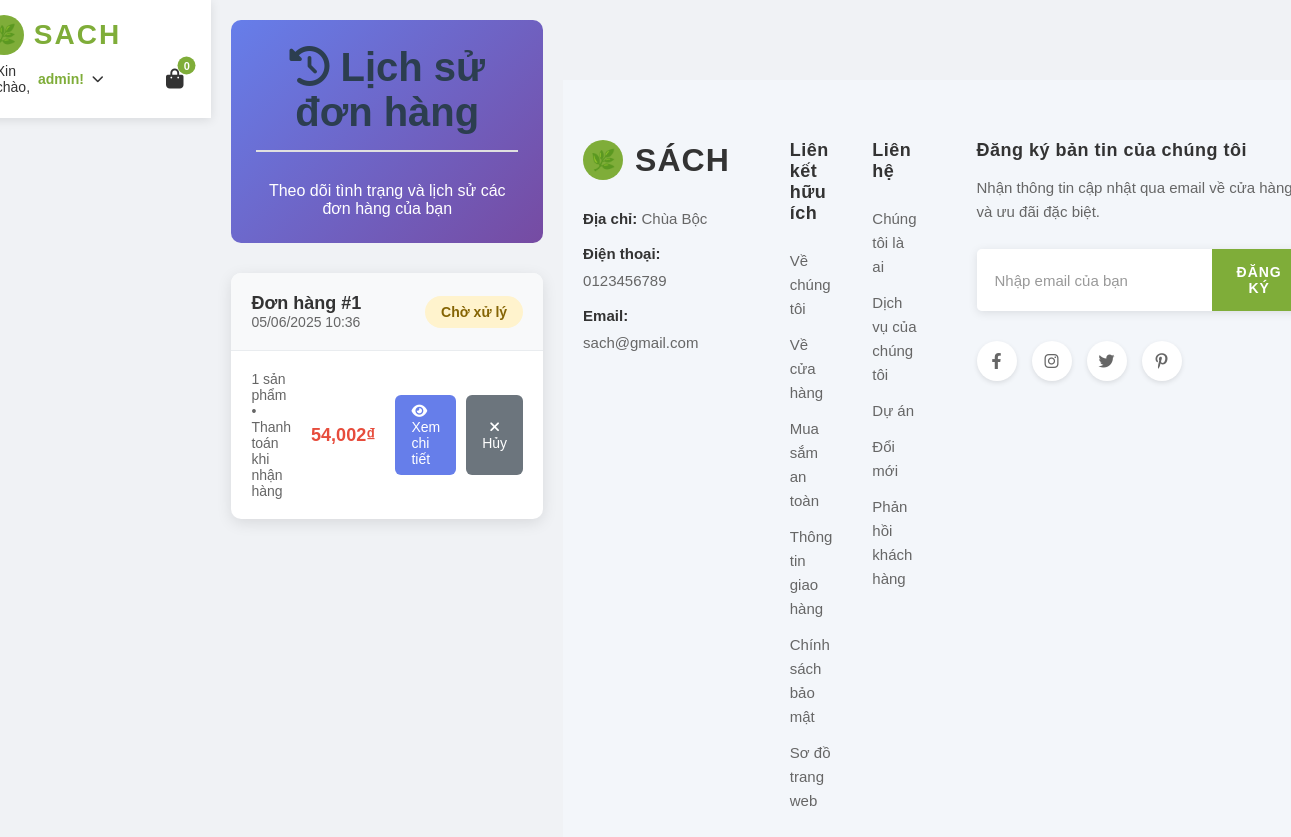
The page /orders/ (signed in) on the database as committed earlier.
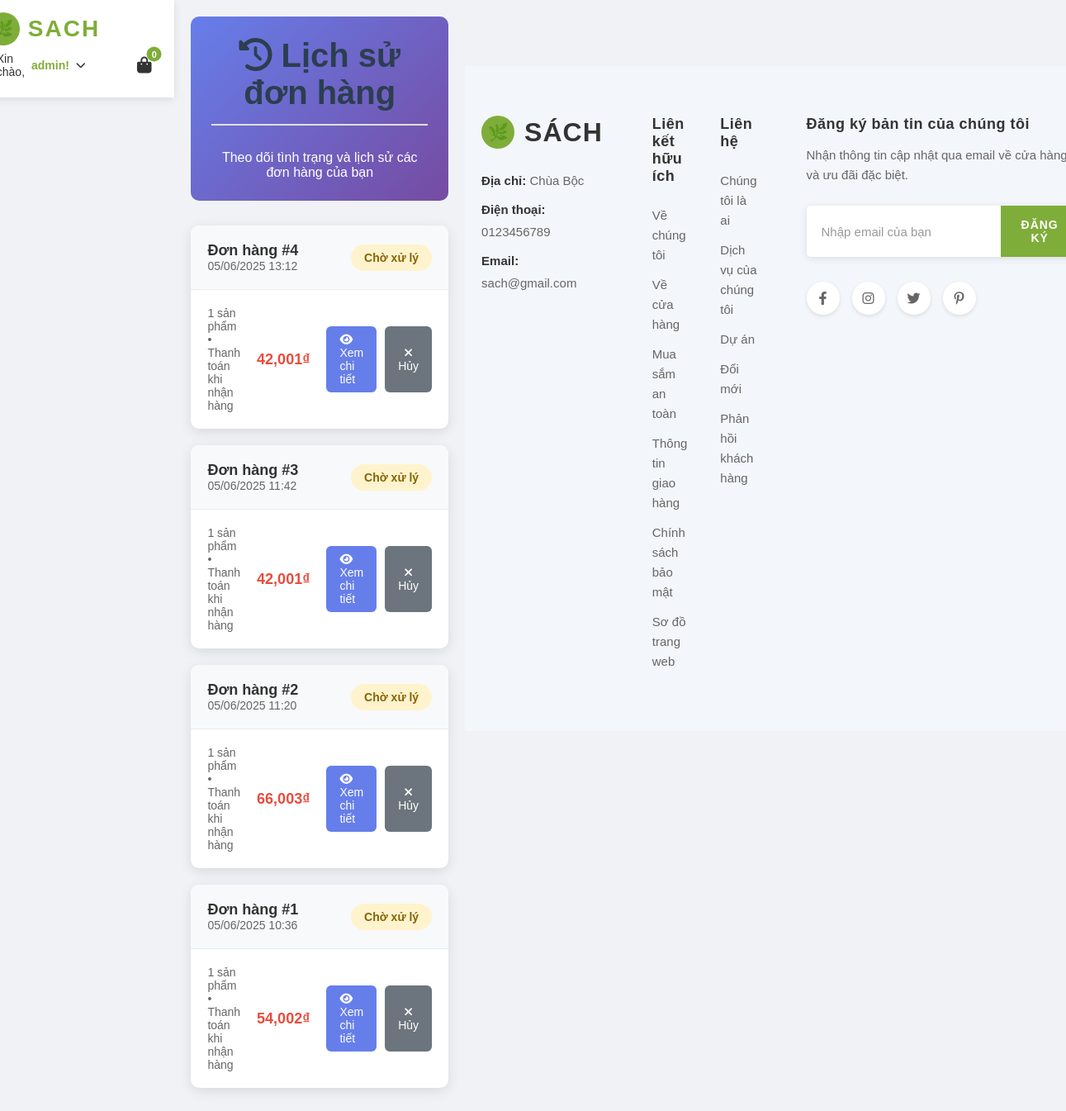
The same page on the database as committed later.
### apps/orders/models.py (models this page shows, shortened)
class Order(models.Model):
    STATUS_CHOICES = [
        ('pending', 'Chờ xử lý'),
        ('processing', 'Đang xử lý'),
        ('shipped', 'Đã giao hàng'),
        ('delivered', 'Đã nhận hàng'),
        ('cancelled', 'Đã hủy'),
    ]
    PAYMENT_CHOICES = [
        ('cod', 'Thanh toán khi nhận hàng'),
    ]
    user = models.ForeignKey(User, on_delete=models.CASCADE, null=True, blank=True, verbose_name="Khách hàng")
    full_name = models.CharField(max_length=100, verbose_name="Họ và tên")
    email = models.EmailField(verbose_name="Email")
    phone = models.CharField(max_length=20, verbose_name="Số điện thoại")
    address = models.TextField(verbose_name="Địa chỉ")
    city = models.CharField(max_length=100, verbose_name="Tỉnh/Thành phố")
    district = models.CharField(max_length=100, verbose_name="Quận/Huyện")
    ward = models.CharField(max_length=100, verbose_name="Phường/Xã")
    total_amount = models.DecimalField(max_digits=10, decimal_places=3, verbose_name="Tổng tiền")
    shipping_fee = models.DecimalField(max_digits=10, decimal_places=3, default=0, verbose_name="Phí vận chuyển")
    status = models.CharField(max_length=20, choices=STATUS_CHOICES, default='pending', verbose_name="Trạng thái")
    payment_method = models.CharField(max_length=20, choices=PAYMENT_CHOICES, default='cod', verbose_name="Phương thức thanh toán")
    notes = models.TextField(blank=True, null=True, verbose_name="Ghi chú")
    created_at = models.DateTimeField(auto_now_add=True, verbose_name="Ngày tạo")
    updated_at = models.DateTimeField(auto_now=True, verbose_name="Ngày cập nhật")
    class Meta:
        verbose_name = "Đơn hàng"
        verbose_name_plural = "Đơn hàng"
        ordering = ['-created_at']
    def get_total_with_shipping(self):
        return self.total_amount + self.shipping_fee

### apps/orders/views.py (the view, shortened to what this page needs)
# urls.py: path('', views.order_list_view, name='list'),                # /orders/ - Lịch sử đơn hàng
def order_list_view(request):
    if request.user.is_authenticated:
        orders = Order.objects.filter(user=request.user)
        return render(request, 'orders/order_list.html', {'orders': orders})

### apps/cart/context_processors.py (called while the page is built)
def cart_context(request):
    cart = request.session.get('cart', {})
    cart_count = sum(cart.values())
    return {
        'cart_count': cart_count,
        'cart_items_exist': cart_count > 0
    }

### apps/orders/templates/orders/order_list.html (shortened to what this page needs)
{% extends 'base.html' %}
{% load static %}
{% block content %}
<div class="orders-container">
    <div class="orders-header">
        <h1><i class="fas fa-history"></i> Lịch sử đơn hàng</h1>
        <p>Theo dõi tình trạng và lịch sử các đơn hàng của bạn</p>
    </div>
    {% if orders %}
        {% for order in orders %}
        <div class="order-card">
            <div class="order-card-header">
                <div class="order-info">
                    <div>
                        <div class="order-id">Đơn hàng #{{ order.id }}</div>
                        <div class="order-date">{{ order.created_at|date:"d/m/Y H:i" }}</div>
                    </div>
                </div>
                <div class="order-status status-{{ order.status }}">
                    {{ order.get_status_display }}
                </div>
            </div>
            <div class="order-card-body">
                <div class="order-summary">
                    <div class="order-items-preview">
                        {% with order.items.count as item_count %}
                            {{ item_count }} sản phẩm
                        {% endwith %}
                        • {{ order.get_payment_method_display }}
                    </div>
                    <div class="order-total">
                                                 {{ order.get_total_with_shipping|floatformat:3 }}₫
                    </div>
                    <div class="order-actions">
                        <a href="{% url 'orders:detail' order.id %}" class="btn btn-primary">
                            <i class="fas fa-eye"></i> Xem chi tiết
                        </a>
                        {% if order.status == 'pending' %}
                        <button class="btn btn-secondary">
                            <i class="fas fa-times"></i> Hủy
                        </button>
                        {% endif %}
                    </div>
                </div>
            </div>
        </div>
        {% endfor %}
    {% endif %}
</div>
{% endblock %}

### templates/base.html (shortened to what this page needs)
<!DOCTYPE html>
<html lang="vi">
<head>
    <link rel="stylesheet" href="../apps/books/static/books/style.css">
    <link rel="stylesheet" href="https://cdnjs.cloudflare.com/ajax/libs/font-awesome/6.0.0/css/all.min.css">
</head>
<body>
    {% include 'components/header.html' %}
    <main>
        {% block content %}{% endblock %}
    </main>
    {% include 'components/footer.html' %}
</body>
</html>

### templates/components/header.html (shortened to what this page needs)
{% load static %}
<link rel="stylesheet" href="{% static 'css/header.css' %}">
    <header class="header">
        <div class="header-container">
            <a href="{% url 'books:list' %}" class="logo">
                <div class="logo-icon"></div>
                <span class="logo-text">SACH</span>
            </a>
            <div class="header-right">
                <div class="user-auth">
                    {% if user.is_authenticated %}
                        <div class="user-dropdown">
                            <span class="user-greeting" onclick="toggleDropdown()">
                                Xin chào, <strong>{{ user.first_name|default:user.username }}!</strong>
                                <i class="fas fa-chevron-down dropdown-arrow"></i>
                            </span>
                        </div>
                    {% endif %}
                </div>
                <a href="{% url 'cart:detail' %}" class="icon-btn cart-link">
                    <i class="fa fa-shopping-bag"></i>
                    <span class="badge cart-count-badge">{{ cart_count|default:0 }}</span>
                </a>
            </div>
        </div>
    </header>

### templates/components/footer.html
{% load static %}
<link rel="stylesheet" href="{% static 'css/footer.css' %}">
<footer class="footer">
    <div class="footer-container">
        <div class="footer-content">
            <div class="footer-section logo-section">
                <div class="footer-logo">
                    <div class="logo-icon"></div>
                    <span class="logo-text">SÁCH</span>
                </div>
                <div class="contact-info">
                    <p><strong>Địa chỉ:</strong> Chùa Bộc</p>
                    <p><strong>Điện thoại:</strong> 0123456789</p>
                    <p><strong>Email:</strong> sach@gmail.com</p>
                </div>
            </div>
            <div class="footer-section links-section">
                <h3>Liên kết hữu ích</h3>
                <ul class="footer-links">
                    <li><a href="#">Về chúng tôi</a></li>
                    <li><a href="#">Về cửa hàng</a></li>
                    <li><a href="#">Mua sắm an toàn</a></li>
                    <li><a href="#">Thông tin giao hàng</a></li>
                    <li><a href="#">Chính sách bảo mật</a></li>
                    <li><a href="#">Sơ đồ trang web</a></li>
                </ul>
            </div>
            <div class="footer-section links-section">
                <h3>Liên hệ</h3>
                <ul class="footer-links ">
                    <li><a href="#">Chúng tôi là ai</a></li>
                    <li><a href="#">Dịch vụ của chúng tôi</a></li>
                    <li><a href="#">Dự án</a></li>
                    <li><a href="#">Đổi mới</a></li>
                    <li><a href="#">Phản hồi khách hàng</a></li>
                </ul>
            </div>
            <div class="footer-section newsletter-section">
                <h3>Đăng ký bản tin của chúng tôi</h3>
                <p>Nhận thông tin cập nhật qua email về cửa hàng và ưu đãi đặc biệt.</p>
                <div class="newsletter-form">
                    <input type="email" placeholder="Nhập email của bạn" class="email-input">
                    <button type="submit" class="subscribe-btn">ĐĂNG KÝ</button>
                </div>
                <div class="social-icons">
                    <a href="#" class="social-icon"><i class="fab fa-facebook-f"></i></a>
                    <a href="#" class="social-icon"><i class="fab fa-instagram"></i></a>
                    <a href="#" class="social-icon"><i class="fab fa-twitter"></i></a>
                    <a href="#" class="social-icon"><i class="fab fa-pinterest-p"></i></a>
                </div>
            </div>
        </div>
    </div>
</footer>

### apps/books/static/books/style.css (style rules this page uses)
body { font-family: 'Segoe UI', Tahoma, Geneva, Verdana, sans-serif; background-color: #f0f2f5; color: #333; margin: 0; padding: 0; display: flex; justify-content: center; align-items: flex-start; min-height: 100vh; }
ul li a { text-decoration: none; }
h1 { color: #2c3e50; text-align: center; margin-bottom: 30px; font-size: 2.5em; border-bottom: 2px solid #e0e0e0; padding-bottom: 15px; }

### static/css/header.css (style rules this page uses)
* { margin: 0; padding: 0; box-sizing: border-box; }
body { font-family: 'Arial', sans-serif; }
ul li a { text-decoration: none; }
.header { background: white; box-shadow: 0 2px 10px rgba(0,0,0,0.1); position: sticky; top: 0; z-index: 1000; }
.header-container { max-width: 1200px; margin: 0 auto; display: flex; align-items: center; justify-content: space-between; padding: 15px 20px; flex-wrap: wrap; }
.logo { display: flex; align-items: center; text-decoration: none; gap: 10px; }
.logo-icon { width: 40px; height: 40px; background: #7fad39; border-radius: 50%; display: flex; align-items: center; justify-content: center; position: relative; }
.logo-icon::before { content: "🌿"; font-size: 20px; color: white; }
.logo-text { font-size: 28px; font-weight: 800; color: #7fad39; letter-spacing: 2px; }
.header-right { display: flex; align-items: center; gap: 20px; }
.user-auth { display: flex; align-items: center; gap: 12px; margin-right: 15px; }
.user-greeting { font-size: 14px; color: #333; margin-right: 8px; }
.user-greeting strong { color: #7fad39; }
.icon-btn { background: none; border: none; cursor: pointer; position: relative; padding: 8px; border-radius: 50%; transition: all 0.3s ease; text-decoration: none; color: #333; }
.icon-btn i { font-size: 20px; color: inherit; }
.badge { position: absolute; top: 0; right: 0; background: #e74c3c; color: white; border-radius: 50%; width: 18px; height: 18px; font-size: 11px; font-weight: 600; display: flex; align-items: center; justify-content: center; transform: translate(25%, -25%); }
.cart-count-badge { background: #7fad39; }
.cart-link { color: #333; text-decoration: none; }
.user-dropdown { position: relative; display: inline-block; }
.user-greeting { cursor: pointer; padding: 8px 12px; border-radius: 8px; transition: all 0.3s ease; display: flex; align-items: center; gap: 8px; }
.dropdown-arrow { font-size: 12px; transition: transform 0.3s ease; }

### apps/orders/templates/orders/order_list.html (style rules this page uses)
.orders-container { max-width: 1000px; margin: 0 auto; padding: 20px; }
.orders-header { background: linear-gradient(135deg, #667eea 0%, #764ba2 100%); color: white; padding: 25px; border-radius: 10px; margin-bottom: 30px; text-align: center; }
.order-card { background: white; border-radius: 10px; box-shadow: 0 4px 15px rgba(0,0,0,0.1); margin-bottom: 20px; overflow: hidden; transition: transform 0.3s; }
.order-card-header { background: #f8f9fa; padding: 20px; border-bottom: 1px solid #e9ecef; display: flex; justify-content: space-between; align-items: center; }
.order-info { display: flex; align-items: center; gap: 15px; }
.order-id { font-weight: 600; font-size: 18px; color: #333; }
.order-date { color: #666; font-size: 14px; }
.order-status { padding: 8px 16px; border-radius: 20px; font-size: 14px; font-weight: 600; }
.status-pending { background: #fff3cd; color: #856404; }
.order-card-body { padding: 20px; }
.order-summary { display: grid; grid-template-columns: 1fr auto auto; gap: 20px; align-items: center; }
.order-items-preview { color: #666; font-size: 14px; }
.order-total { font-weight: 600; font-size: 18px; color: #e74c3c; }
.order-actions { display: flex; gap: 10px; }
.btn { padding: 8px 16px; border-radius: 6px; text-decoration: none; font-size: 14px; font-weight: 500; transition: all 0.3s; border: none; cursor: pointer; }
.btn-primary { background: #667eea; color: white; }
.btn-secondary { background: #6c757d; color: white; }

Rows that differ between the two databases and show on the page:
added Order: id "4", created_at "05/06/2025 13:12", status "Chờ xử lý", items.count "1", payment_method "Thanh toán khi nhận hàng", get_total_with_shipping "42,001", shows "Hủy"
added Order: id "3", created_at "05/06/2025 11:42", status "Chờ xử lý", items.count "1", payment_method "Thanh toán khi nhận hàng", get_total_with_shipping "42,001", shows "Hủy"
added Order: id "2", created_at "05/06/2025 11:20", status "Chờ xử lý", items.count "1", payment_method "Thanh toán khi nhận hàng", get_total_with_shipping "66,003", shows "Hủy"
